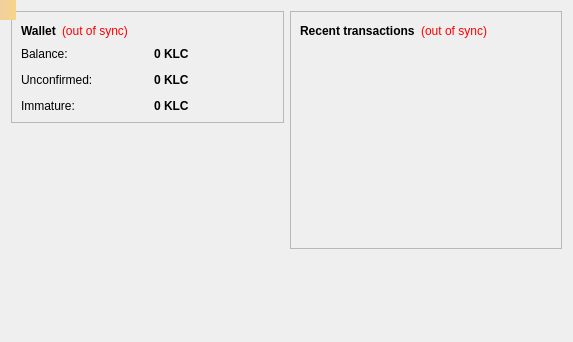
<?xml version="1.0" encoding="UTF-8"?>
<ui version="4.0">
 <class>OverviewPage</class>
 <widget class="QWidget" name="OverviewPage">
  <property name="geometry">
   <rect>
    <x>0</x>
    <y>0</y>
    <width>573</width>
    <height>342</height>
   </rect>
  </property>
  <property name="windowTitle">
   <string>Form</string>
  </property>
  <layout class="QGridLayout" name="gridLayout_2">
   <item row="0" column="0">
    <layout class="QHBoxLayout" name="horizontalLayout" stretch="1,1">
     <item>
      <layout class="QVBoxLayout" name="verticalLayout_2">
       <item>
        <widget class="QFrame" name="frame">
         <property name="frameShape">
          <enum>QFrame::StyledPanel</enum>
         </property>
         <property name="frameShadow">
          <enum>QFrame::Raised</enum>
         </property>
         <layout class="QVBoxLayout" name="verticalLayout_4">
          <item>
           <layout class="QHBoxLayout" name="horizontalLayout_4">
            <item>
             <widget class="QLabel" name="label_5">
              <property name="font">
               <font>
                <weight>75</weight>
                <bold>true</bold>
               </font>
              </property>
              <property name="text">
               <string>Wallet</string>
              </property>
             </widget>
            </item>
            <item>
             <widget class="QLabel" name="labelWalletStatus">
              <property name="toolTip">
               <string>&lt;html&gt;&lt;head/&gt;&lt;body&gt;&lt;p&gt;The displayed information may be out of date. Your wallet automatically synchronizes with the KarenCoin network after a connection is established, but this process has not completed yet.&lt;/p&gt;&lt;/body&gt;&lt;/html&gt;</string>
              </property>
              <property name="styleSheet">
               <string notr="true">QLabel { color: red; }</string>
              </property>
              <property name="text">
               <string notr="true">(out of sync)</string>
              </property>
              <property name="alignment">
               <set>Qt::AlignLeading|Qt::AlignLeft|Qt::AlignVCenter</set>
              </property>
             </widget>
            </item>
            <item>
             <spacer name="horizontalSpacer_2">
              <property name="orientation">
               <enum>Qt::Horizontal</enum>
              </property>
              <property name="sizeHint" stdset="0">
               <size>
                <width>40</width>
                <height>20</height>
               </size>
              </property>
             </spacer>
            </item>
           </layout>
          </item>
          <item>
           <layout class="QGridLayout" name="gridLayout">
            <property name="spacing">
             <number>12</number>
            </property>
            <item row="0" column="0">
             <widget class="QLabel" name="label">
              <property name="text">
               <string>Balance:</string>
              </property>
             </widget>
            </item>
            <item row="0" column="1">
             <widget class="QLabel" name="labelBalance">
              <property name="font">
               <font>
                <weight>75</weight>
                <bold>true</bold>
               </font>
              </property>
              <property name="cursor">
               <cursorShape>IBeamCursor</cursorShape>
              </property>
              <property name="toolTip">
               <string>Your current balance</string>
              </property>
              <property name="text">
               <string notr="true">0 KLC</string>
              </property>
              <property name="textInteractionFlags">
               <set>Qt::LinksAccessibleByMouse|Qt::TextSelectableByKeyboard|Qt::TextSelectableByMouse</set>
              </property>
             </widget>
            </item>
            <item row="1" column="0">
             <widget class="QLabel" name="label_3">
              <property name="text">
               <string>Unconfirmed:</string>
              </property>
             </widget>
            </item>
            <item row="1" column="1">
             <widget class="QLabel" name="labelUnconfirmed">
              <property name="font">
               <font>
                <weight>75</weight>
                <bold>true</bold>
               </font>
              </property>
              <property name="cursor">
               <cursorShape>IBeamCursor</cursorShape>
              </property>
              <property name="toolTip">
               <string>Total of transactions that have yet to be confirmed, and do not yet count toward the current balance</string>
              </property>
              <property name="text">
               <string notr="true">0 KLC</string>
              </property>
              <property name="textInteractionFlags">
               <set>Qt::LinksAccessibleByMouse|Qt::TextSelectableByKeyboard|Qt::TextSelectableByMouse</set>
              </property>
             </widget>
            </item>
            <item row="2" column="0">
             <widget class="QLabel" name="labelImmatureText">
              <property name="text">
               <string>Immature:</string>
              </property>
             </widget>
            </item>
            <item row="2" column="1">
             <widget class="QLabel" name="labelImmature">
              <property name="font">
               <font>
                <weight>75</weight>
                <bold>true</bold>
               </font>
              </property>
              <property name="toolTip">
               <string>Mined balance that has not yet matured</string>
              </property>
              <property name="text">
               <string notr="true">0 KLC</string>
              </property>
              <property name="textInteractionFlags">
               <set>Qt::LinksAccessibleByMouse|Qt::TextSelectableByKeyboard|Qt::TextSelectableByMouse</set>
              </property>
             </widget>
            </item>
           </layout>
          </item>
         </layout>
        </widget>
       </item>
       <item>
        <spacer name="verticalSpacer_3">
         <property name="orientation">
          <enum>Qt::Vertical</enum>
         </property>
         <property name="sizeHint" stdset="0">
          <size>
           <width>20</width>
           <height>40</height>
          </size>
         </property>
        </spacer>
       </item>
       <item>
        <widget class="QLabel" name="label_wallet_bgcoin">
         <property name="text">
          <string/>
         </property>
         <property name="pixmap">
          <pixmap resource="../bitcoin.qrc">:/images/wallet_bgcoin</pixmap>
         </property>
         <property name="scaledContents">
          <bool>false</bool>
         </property>
         <property name="alignment">
          <set>Qt::AlignCenter</set>
         </property>
         <property name="margin">
          <number>0</number>
         </property>
        </widget>
       </item>
       <item>
        <spacer name="verticalSpacer">
         <property name="orientation">
          <enum>Qt::Vertical</enum>
         </property>
         <property name="sizeHint" stdset="0">
          <size>
           <width>20</width>
           <height>40</height>
          </size>
         </property>
        </spacer>
       </item>
      </layout>
     </item>
     <item>
      <layout class="QVBoxLayout" name="verticalLayout_3">
       <item>
        <widget class="QFrame" name="frame_2">
         <property name="frameShape">
          <enum>QFrame::StyledPanel</enum>
         </property>
         <property name="frameShadow">
          <enum>QFrame::Raised</enum>
         </property>
         <layout class="QVBoxLayout" name="verticalLayout">
          <item>
           <layout class="QHBoxLayout" name="horizontalLayout_2">
            <item>
             <widget class="QLabel" name="label_4">
              <property name="text">
               <string>&lt;b&gt;Recent transactions&lt;/b&gt;</string>
              </property>
             </widget>
            </item>
            <item>
             <widget class="QLabel" name="labelTransactionsStatus">
              <property name="toolTip">
               <string>&lt;html&gt;&lt;head/&gt;&lt;body&gt;&lt;p&gt;The displayed information may be out of date. Your wallet automatically synchronizes with the KarenCoin network after a connection is established, but this process has not completed yet.&lt;/p&gt;&lt;/body&gt;&lt;/html&gt;</string>
              </property>
              <property name="styleSheet">
               <string notr="true">QLabel { color: red; }</string>
              </property>
              <property name="text">
               <string notr="true">(out of sync)</string>
              </property>
              <property name="alignment">
               <set>Qt::AlignRight|Qt::AlignTrailing|Qt::AlignVCenter</set>
              </property>
             </widget>
            </item>
            <item>
             <spacer name="horizontalSpacer">
              <property name="orientation">
               <enum>Qt::Horizontal</enum>
              </property>
              <property name="sizeHint" stdset="0">
               <size>
                <width>40</width>
                <height>20</height>
               </size>
              </property>
             </spacer>
            </item>
           </layout>
          </item>
          <item>
           <widget class="QListView" name="listTransactions">
            <property name="styleSheet">
             <string notr="true">QListView { background: transparent; }</string>
            </property>
            <property name="frameShape">
             <enum>QFrame::NoFrame</enum>
            </property>
            <property name="verticalScrollBarPolicy">
             <enum>Qt::ScrollBarAlwaysOff</enum>
            </property>
            <property name="horizontalScrollBarPolicy">
             <enum>Qt::ScrollBarAlwaysOff</enum>
            </property>
            <property name="selectionMode">
             <enum>QAbstractItemView::NoSelection</enum>
            </property>
           </widget>
          </item>
         </layout>
        </widget>
       </item>
       <item>
        <spacer name="verticalSpacer_2">
         <property name="orientation">
          <enum>Qt::Vertical</enum>
         </property>
         <property name="sizeHint" stdset="0">
          <size>
           <width>20</width>
           <height>40</height>
          </size>
         </property>
        </spacer>
       </item>
      </layout>
     </item>
    </layout>
   </item>
  </layout>
  <widget class="QLabel" name="labelAlerts">
   <property name="geometry">
    <rect>
     <x>0</x>
     <y>0</y>
     <width>16</width>
     <height>20</height>
    </rect>
   </property>
   <property name="visible">
    <bool>false</bool>
   </property>
   <property name="styleSheet">
    <string notr="true">background-color: qlineargradient(x1: 0, y1: 0, x2: 1, y2: 0, stop:0 #F0D0A0, stop:1 #F8D488); color:#000000;</string>
   </property>
   <property name="wordWrap">
    <bool>true</bool>
   </property>
   <property name="margin">
    <number>3</number>
   </property>
  </widget>
 </widget>
 <resources>
  <include location="../bitcoin.qrc"/>
 </resources>
 <connections/>
</ui>
